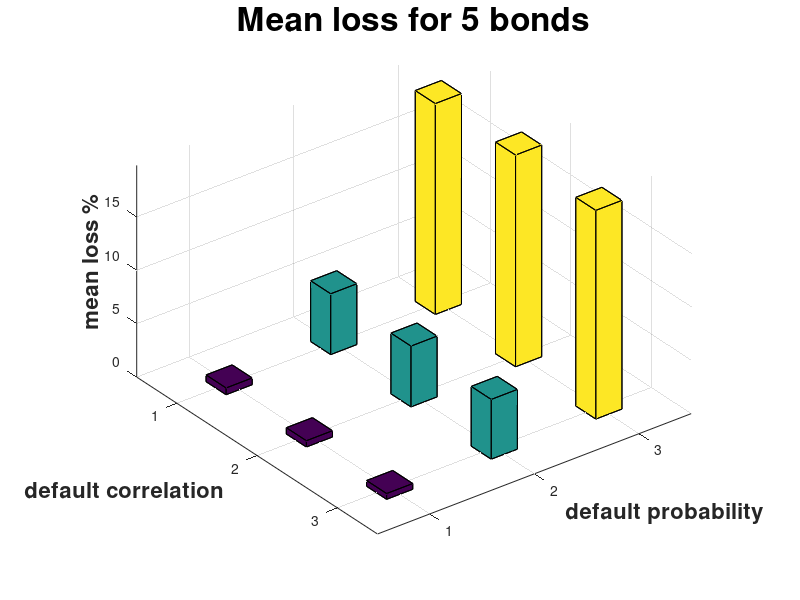
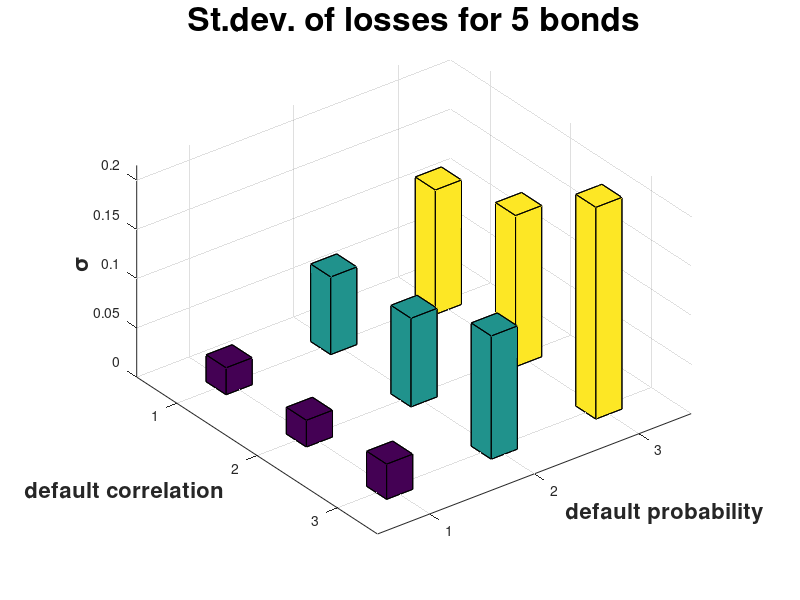
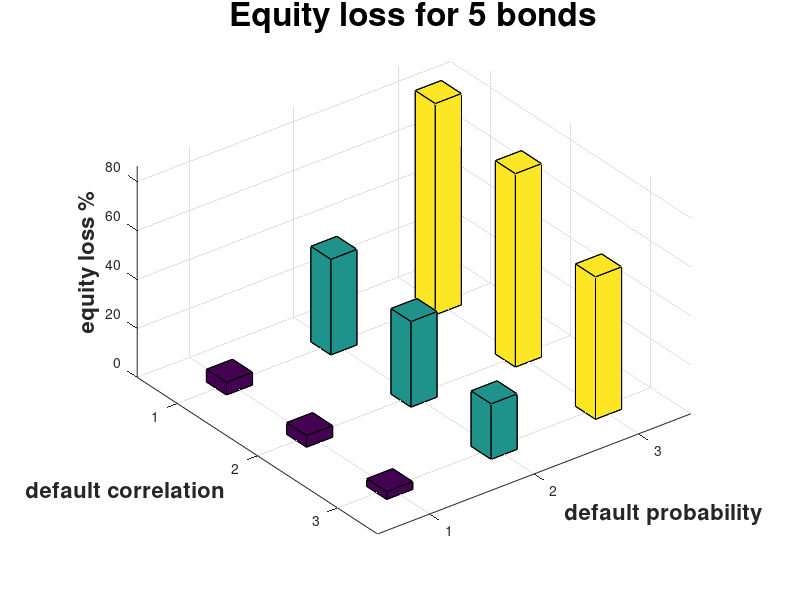
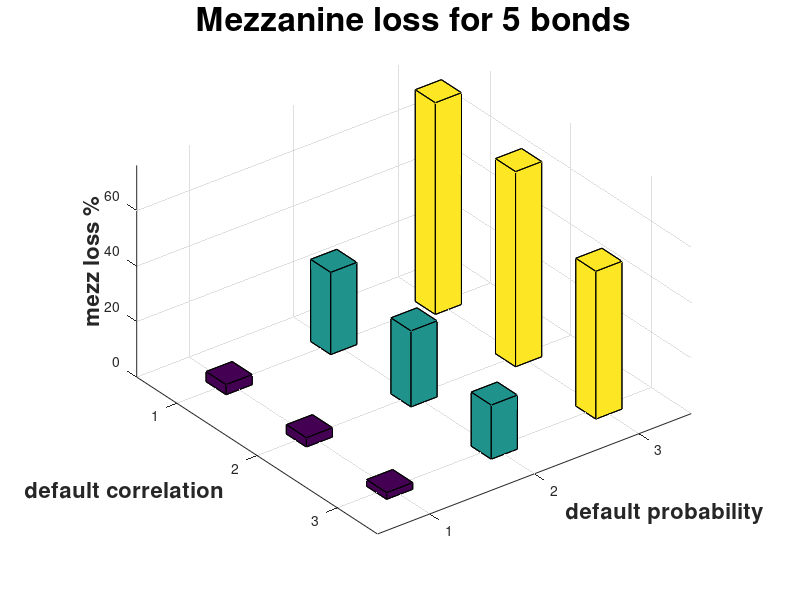

MATLAB code to generate these figures, in order:
time_to_maturity = 1;
delta = .4;   

num_sim = 5000;

num_bonds(1) = 5;
num_bonds(2) = 10;
num_bonds(3) = 50;

def_corr(1) = 0.;
def_corr(2) = 0.2;
def_corr(3) = 0.7;

def_prob(1) = 0.01;
def_prob(2) = 0.1;
def_prob(3) = 0.4;

total_bonds = length(num_bonds);
total_corr= length(def_corr);
total_prob = length(def_prob);

cdo_equity = 0.05; %upper limit
cdo_mezz = 0.15;

x = randn(num_bonds(end),num_sim); 

total_loss_mean = zeros(total_bonds,total_prob*total_corr);
total_loss_std = zeros(total_bonds,total_prob*total_corr);

equity_loss_mean = zeros(total_bonds,total_prob*total_corr);
equity_loss_std = zeros(total_bonds,total_prob*total_corr);

mezz_loss_mean = zeros(total_bonds,total_prob*total_corr);
mezz_loss_std = zeros(total_bonds,total_prob*total_corr);

senior_loss_mean = zeros(total_bonds,total_prob*total_corr);
senior_loss_std = zeros(total_bonds,total_prob*total_corr);


for i = 1:total_bonds
    i_temp = 1;

    for j=1:total_corr
        sigma_mat = diag(ones(num_bonds(i),1));
        sigma_mat(sigma_mat==0) = def_corr(j);

        for k = 1:total_prob
            % see Teaching Note 8, page 519
            C = chol(sigma_mat)'; 
            r = C*x(1:num_bonds(i),:);     
 
            U = normcdf(r);      
            tau = -log(U)/def_prob(k);      

            sample_loss = (1-delta)*sum(tau<time_to_maturity)/num_bonds(i);   %in percents to portfolio value
            if (i == 3 && k ==3) 
            figure(i*100+j*10+k); hist(sample_loss, 100); 
            title(['Loss distibution for ' num2str(num_bonds(i)) ' bonds with pdef=' num2str(def_prob(k)) ' and corr= ' num2str(def_corr(j)) ], ...
                'FontSize',16, 'FontWeight', 'bold');
            % hist(sample_loss)
            end
            total_loss_mean(i,i_temp)=mean(sample_loss);
            total_loss_std(i,i_temp)=std(sample_loss);
            
            % either take percentage loss or full loss of layer
            sample_loss_equity = [sample_loss(sample_loss <= cdo_equity)/cdo_equity ...
               sample_loss(sample_loss > cdo_equity)./sample_loss(sample_loss > cdo_equity)];
           
            % either zero, or take percentage loss or full loss of layer
            sample_loss_mezz = [sample_loss(sample_loss <= cdo_equity)-sample_loss(sample_loss <= cdo_equity) ...
                (sample_loss(sample_loss <= cdo_mezz & sample_loss > cdo_equity)-cdo_equity)/(cdo_mezz-cdo_equity) ...
               sample_loss(sample_loss > cdo_mezz)./sample_loss(sample_loss > cdo_mezz)];
           
            % either zero, or take percentage loss, never larger than 100% 
            sample_loss_senior = [sample_loss(sample_loss <= cdo_mezz)-sample_loss(sample_loss <= cdo_mezz) ...
                (sample_loss(sample_loss > cdo_mezz+cdo_equity)-cdo_equity-cdo_mezz)/(1-cdo_mezz-cdo_equity)];

           
            equity_loss_mean(i,i_temp)=mean(sample_loss_equity);
            equity_loss_std(i,i_temp)=std(sample_loss_equity);
            
            mezz_loss_mean(i,i_temp)=mean(sample_loss_mezz);
            mezz_loss_std(i,i_temp)=std(sample_loss_mezz);
            
            senior_loss_mean(i,i_temp)=mean(sample_loss_senior);
            senior_loss_std(i,i_temp)=std(sample_loss_senior);
            
            i_temp = i_temp+1;

        end 
    end 
end 

for i = 1:total_bonds
 if (i == 1)     
figure(i); 
bar3(reshape(total_loss_mean(i,:)*100,3,3)', 0.25);
ylabel('default correlation','FontSize',16, 'FontWeight', 'bold'); 
xlabel('default probability','FontSize',16, 'FontWeight', 'bold'); 
zlabel('mean loss %','FontSize',16, 'FontWeight', 'bold'); 
title(['Mean loss for ' num2str(num_bonds(i)) ' bonds'],'FontSize',24, 'FontWeight', 'bold')

figure(i+10); 
bar3(reshape(total_loss_std(i,:),3,3)', 0.25);
ylabel('default correlation','FontSize',16, 'FontWeight', 'bold'); 
xlabel('default probability','FontSize',16, 'FontWeight', 'bold'); 
zlabel('\sigma ','FontSize',16, 'FontWeight', 'bold'); 
title(['St.dev. of losses for ' num2str(num_bonds(i)) ' bonds'],'FontSize',24, 'FontWeight', 'bold')

figure(i+20); 
bar3(reshape(equity_loss_mean(i,:)*100,3,3)', 0.25);
ylabel('default correlation','FontSize',16, 'FontWeight', 'bold'); 
xlabel('default probability','FontSize',16, 'FontWeight', 'bold'); 
zlabel('equity loss %','FontSize',16, 'FontWeight', 'bold'); 
title(['Equity loss for ' num2str(num_bonds(i)) ' bonds'],'FontSize',24, 'FontWeight', 'bold')

figure(i+30); 
bar3(reshape(mezz_loss_mean(i,:)*100,3,3)', 0.25);
ylabel('default correlation','FontSize',16, 'FontWeight', 'bold'); 
xlabel('default probability','FontSize',16, 'FontWeight', 'bold'); 
zlabel('mezz loss %','FontSize',16, 'FontWeight', 'bold'); 
title(['Mezzanine loss for ' num2str(num_bonds(i)) ' bonds'],'FontSize',24, 'FontWeight', 'bold')

figure(i+40); 
bar3(reshape(senior_loss_mean(i,:)*100,3,3)', 0.25);
ylabel('default correlation','FontSize',16, 'FontWeight', 'bold'); 
xlabel('default probability','FontSize',16, 'FontWeight', 'bold'); 
zlabel('senior loss %','FontSize',16, 'FontWeight', 'bold'); 
title(['Senior loss for ' num2str(num_bonds(i)) ' bonds'],'FontSize',24, 'FontWeight', 'bold')
 end
end
